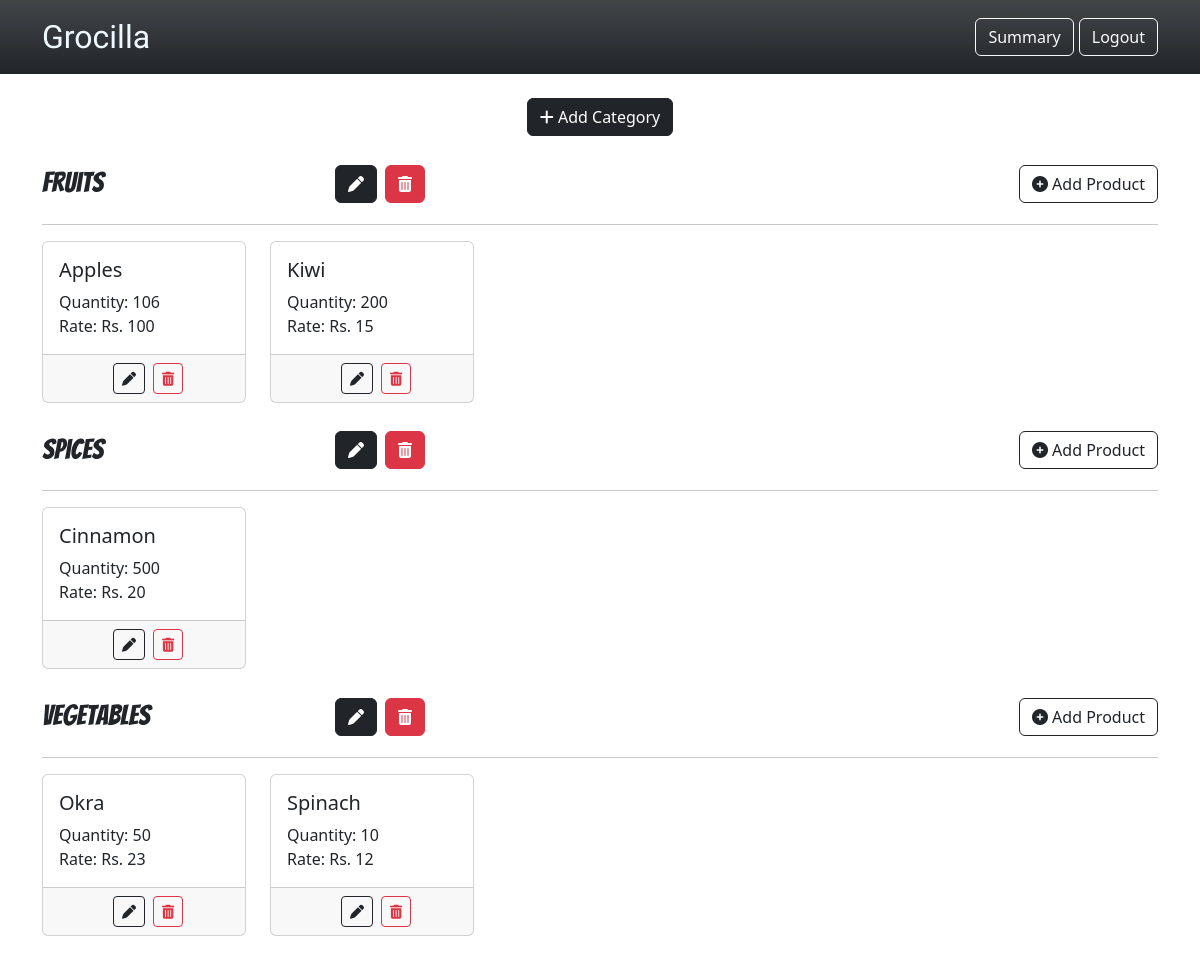
/admin_dashboard (signed in), run on an earlier commit of the app's database.
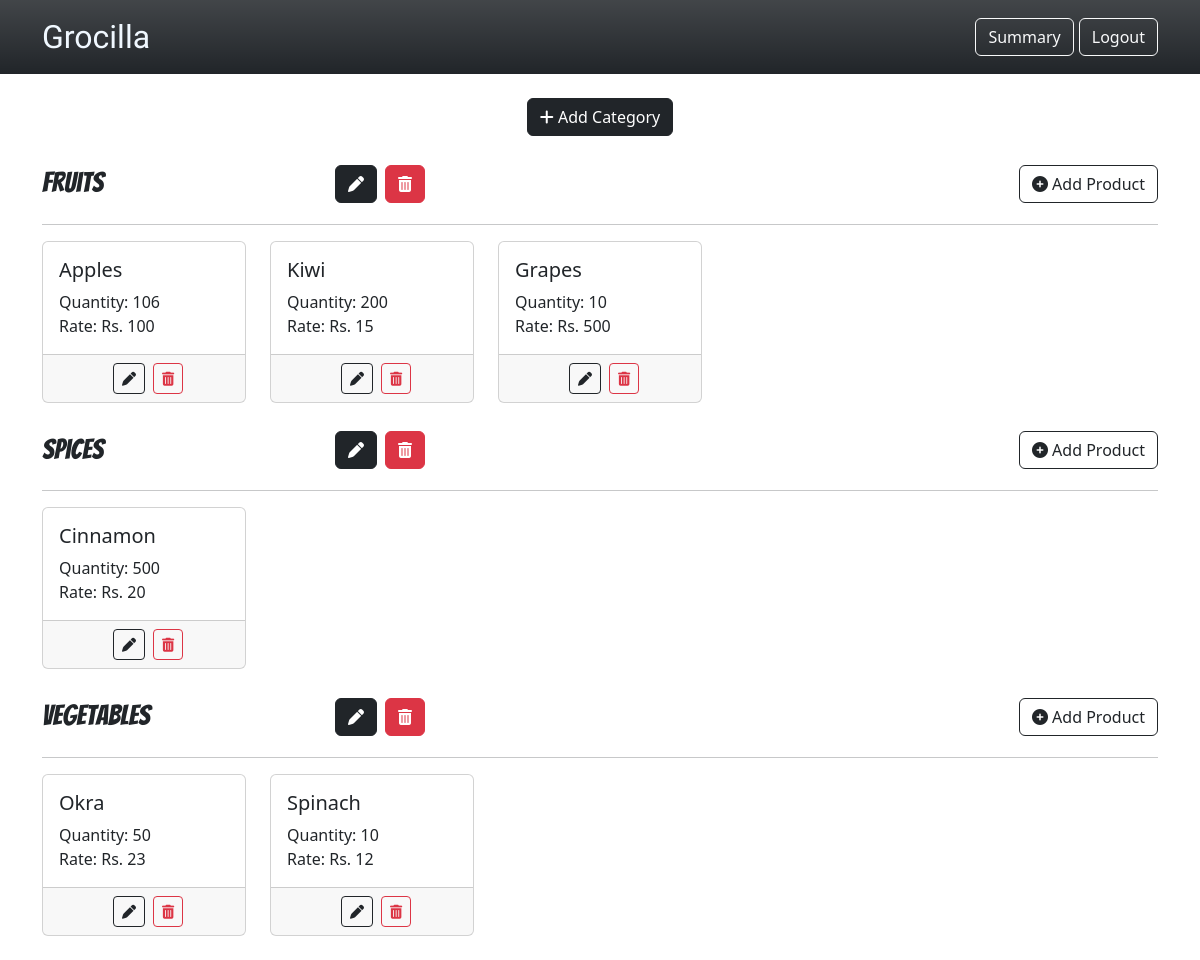
And on a later commit of the database.
### webapp/models.py (models this page shows)
class Category(db.Model):
    __tablename__ = "categories"
    cid = db.Column(db.Integer, primary_key = True)
    cname = db.Column(db.String(150), unique=True)
    products = db.relationship("Product", backref = "category", cascade = "all, delete", passive_deletes = True)

class Product(db.Model):
    __tablename__ = "products"
    pid = db.Column(db.Integer, primary_key = True)
    pname = db.Column(db.String(50), unique=True)
    manf_date = db.Column(db.Date)
    exp_date = db.Column(db.Date)
    unit = db.Column(db.String(10))
    rateperunit = db.Column(db.Integer)
    quantity = db.Column(db.Integer)
    category_id = db.Column(db.Integer, db.ForeignKey("categories.cid", ondelete = "CASCADE"))

### webapp/views.py (the view)
@views.route('/admin_dashboard')
@admin_required
@login_required
def admin_dashboard():
    categories = Category.query.all()
    products = Product.query.all()
    return render_template("admin_dashboard.html", categories = categories, products = products)

### webapp/views.py (called while the page is built)
def admin_required(func):
    @wraps(func)
    def decorated_function(*args, **kwargs):
        if not current_user.is_authenticated:
            if current_user.role != 'admin':
                flash('Unauthorised access! You need admin privileges to access this page!', category='error')
                return redirect(url_for('auth.user_login'))
        return func(*args, **kwargs)
    return decorated_function

### webapp/templates/admin_dashboard.html (shortened to what this page needs)
    {% extends "admin_base.html" %}
    {% block body %}
    <div class="text-center my-4" >
        <button type="button" class="btn btn-dark" data-bs-toggle="modal" data-bs-target="#AddCategoryModal"><i class="fa fa-plus"></i> Add Category</button>
    </div>
    {% for category in categories %}
    <div class="container mb-4">
        <div class="row">
            <h5 class="col-3" style="margin-top: 6px; font-family: 'Bangers';font-size: 28px;">{{ category["cname"] }}</h5>
            <div class="d-flex col-2 align-items-center">
                <button class="btn btn-dark mx-2" type="button" data-bs-toggle="modal" data-bs-target="#{{ category['cid'] }}EditCategoryModal"><i class="fa-solid fa-pen"></i></button>
                <a href="/delete/category/{{ category['cid'] }}" class="btn btn-danger" type="submit"><i class="fa-solid fa-trash-can"></i></a>
            </div>
            <div class="d-flex col-7 align-items-center">
                <button class="btn btn-outline-dark ms-auto" type="button" data-bs-toggle="modal" data-bs-target="#{{ category['cid'] }}AddProductModal"><i class="fa-solid fa-circle-plus"></i> Add Product</button>
            </div>
        </div>
        <hr>
        <div class="row row-cols-2 row-cols-md-3 row-cols-lg-5  g-4">
            {% for product in category['products'] %}
            <div class="col">
                <div class="card h-100">
                <div class="card-body">
                    <h5 class="card-title">{{ product["pname"] }}</h5>
                    Quantity: {{ product['quantity'] }}<br>
                    Rate: Rs. {{ product["rateperunit"] }}
                </div>
                <div class="card-footer d-flex justify-content-center">
                    <button class="btn btn-outline-dark btn-sm mx-2" type="button" data-bs-toggle="modal" data-bs-target="#{{ product['pid'] }}EditProductModal"><i class="fa-solid fa-pen"></i></button>
                    <a href="/delete/product/{{ product['pid'] }}" class="btn btn-outline-danger btn-sm" type="submit"><i class="fa-solid fa-trash-can"></i></a>
                </div>
                </div>
            </div>
            {% endfor %}
        </div>
    </div>
    {% endfor %}
    {% endblock body %}

What changed in the data, as far as the page shows it:
added Product: pname "Grapes", quantity "10", rateperunit "500", shown under Category "Fruits"
